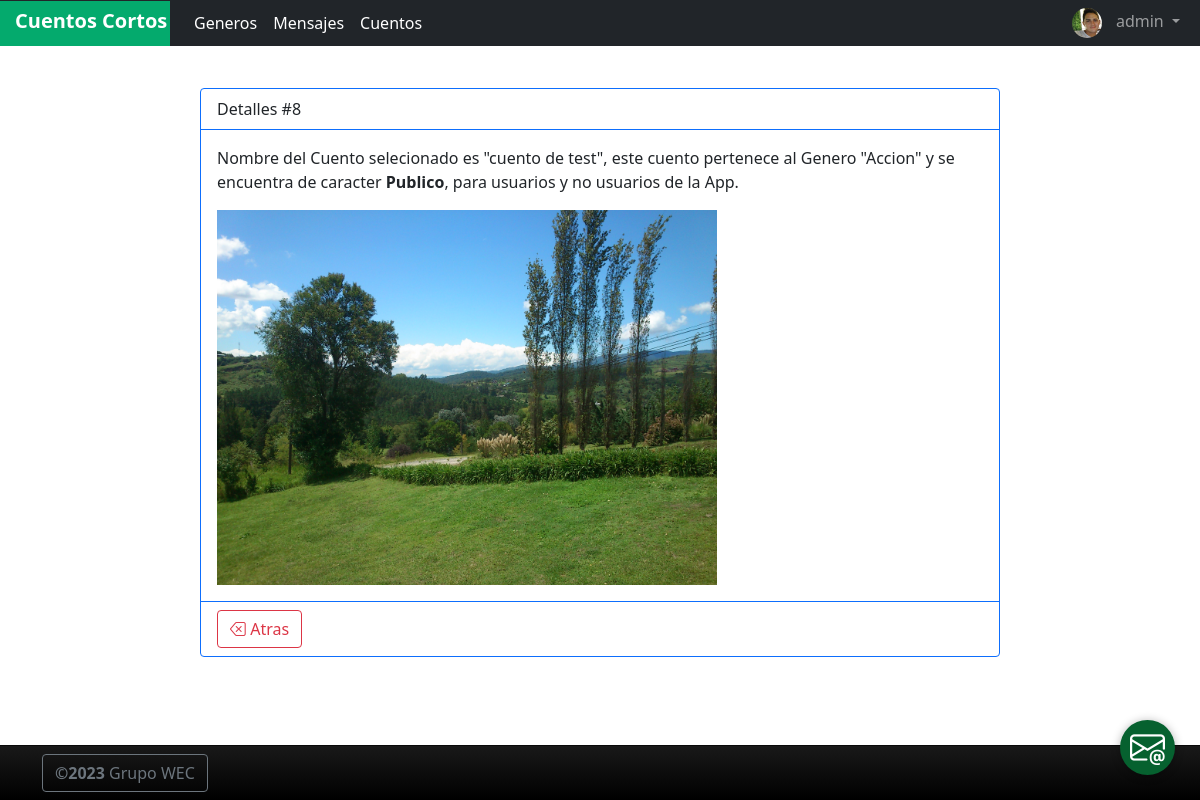
Screenshot of /stories/8/detail (signed in) with the database file from the repository.
### AppShortStories/models.py (models this page shows)
class Profile(models.Model):
    nombre = models.CharField(max_length=50)
    apellido = models.CharField(max_length=50)
    email = models.EmailField()
    telefono = models.CharField(max_length=20)
    user = models.OneToOneField(to = User,on_delete = models.CASCADE,related_name='profile')
    imagen = models.ImageField(upload_to="profiles", null=True, blank=True)

class ShortStories(models.Model):
    titulo = models.CharField(max_length=50)
    genero = models.ForeignKey(to=Genero, on_delete=models.CASCADE)
    estado = models.BooleanField()
    texto = models.CharField(max_length=200)
    imagen = models.ImageField(upload_to="cuentos", null=True, blank=True)
    creado_el = models.DateTimeField(auto_now_add= True)
    publisher = models.ForeignKey(to=User,on_delete = models.CASCADE, related_name="publisher")

class Genero(models.Model):
    descripcion = models.CharField(max_length=50)
    estado = models.BooleanField(default = False)
    creador = models.ForeignKey(to=User,on_delete = models.CASCADE, related_name="creador")
    def __str__(self):
        return self.descripcion

### AppShortStories/views.py (the view, shortened to what this page needs)
# urls.py: path('stories/<pk>/detail', ShortStoriesDetail.as_view(), name="cuento-detail"),
class ShortStoriesDetail(LoginRequiredMixin, UserPassesTestMixin, DetailView):
    model = ShortStories
    def test_func(self):
        user_id = self.request.user.id
        post_id = self.kwargs.get('pk')
        return ShortStories.objects.filter(publisher=user_id, id = post_id).exists()

### AppShortStories/templates/AppShortStories/shortstories_detail.html
{% extends "AppShortStories/index.html" %}
{% block body %}
<div class="container d-flex align-items-center justify-content-center" id="CardDetail">
    <div class="card border-primary mb-3" style="max-width: 50rem;">
        <div class="card-header bg-transparent border-primary">Detalles #{{object.id}}</div>
        <div class="card-body text-dark">
            <p class="card-text">Nombre del Cuento selecionado es "{{object.titulo}}",
                este cuento pertenece al Genero "{{object.genero}}"
                y se encuentra de caracter
                {% if object.estado %}
                <strong>Privado</strong>, solo para usuarios de la App.
                {% else %}
                <strong>Publico</strong>, para usuarios y no usuarios de la App.
                {% endif%}
            </p>
            {% if object.imagen %}
            <img src="{{ object.imagen.url }}" width="500px">
            {% endif %}
        </div>
        <div class="card-footer bg-transparent border-primary"><a href="{% url 'cuento-list'%}"
                class="btn btn-outline-danger"><i class="bi bi-backspace"></i> Atras</a></div>
    </div>
</div>
{% endblock %}

### AppShortStories/templates/AppShortStories/index.html (shortened to what this page needs)
<!DOCTYPE html>
<html lang="en">
<head>
    {% load static %}
    <link href="https://cdn.jsdelivr.net/npm/bootstrap@5.0.2/dist/css/bootstrap.min.css" rel="stylesheet">
    <link rel="stylesheet" href="https://cdn.jsdelivr.net/npm/bootstrap-icons@1.10.4/font/bootstrap-icons.css">
    <link href="{% static 'AppShortStories/css/estilo.css' %}"  rel="stylesheet"/>
</head>
<body>
  <nav class="navbar navbar-expand-lg navbar-dark bg-dark fixed-top" style="padding: 0px;">
    <div class="container-fluid" style="padding-left: 0px;">
      <a style="width: 170px; height: 45px; " class="navbar-brand" href="{% url 'inicio' %}"><strong
          style="margin-left: 15px;">Cuentos Cortos</strong></a>
      <div class="collapse navbar-collapse" id="navbarSupportedContent">
        <ul class="navbar-nav me-auto mb-2 mb-lg-0">
          {% if user.is_authenticated %}
          {% if user.id == 1 %}
          <li class="nav-item">
            <a class="nav-link active" aria-current="page" href="{% url 'genero-list' %}">Generos</a>
          </li>
          {% endif %}
          {% if user.profile.email%}
          <li class="nav-item">
            <a class="nav-link active" aria-current="page" href="{% url 'mensaje-list' %}">Mensajes</a>
          </li>
          {% endif %}
          <li class="nav-item">
            <a class="nav-link active" aria-current="page" href="{% url 'cuento-list' %}">Cuentos</a>
          </li>
          {% endif %}
        </ul>
        {% if user.is_authenticated %}
        <ul class="navbar-nav justify-content-end">
          <li class="nav-item dropdown">
            <a class="nav-link dropdown-toggle" href="#" role="button" data-bs-toggle="dropdown" aria-expanded="false">
              {% if user.profile.imagen %}
              <img src="{{ user.profile.imagen.url }}" height="100%" width="30px"
                style="border-radius: 50%; margin-right: 10px;">
              {% endif %}
              {{user.username}}
            </a>
          </li>
        </ul>
        {% endif %}
      </div>
    </div>
  </nav>
  <br>
  <br>
    {% block body %}
    {% endblock %}
    <a class="btn-wsp" href="{% url 'mensaje-send' %}"><i class="bi bi-envelope-at"></i></a>
    <br>
    <br>
  </body>
  {% if user.is_authenticated %}
  <footer id="sticky-footer" class="flex-shrink-0 py-2 bg-dark text-white-50">
    <div class="container">
      <button class="btn btn-outline-secondary" type="button" data-bs-toggle="offcanvas" data-bs-target="#offcanvasWithBackdrop" aria-controls="offcanvasWithBackdrop"><strong>&copy;2023 </strong>Grupo WEC</button>
     </div>
  </footer>
{% endif %}
</html>

### AppShortStories/static/AppShortStories/css/estilo.css (style rules this page uses)
#CardDetail { margin-top: 40px; width: auto; }
footer { height: 55px; background-color: #191919; background-image: -moz-linear-gradient(top, #191919, #000000); background-image: -o-linear-gradient(top, #191919, #000000); background-image: -webkit-gradient(linear, left top, left bottom, color-stop(0, #191919), color-stop(1, #000000)); background-image: -webkit-linear-gradient(#191919, #000000); background-image: linear-gradient(top, #191919, #000000); filter: progid:DXImageTransform.Microsoft.gradient(startColorStr='#191919', endColorStr='#000000'); border-top: 1px solid rgba(30, 30, 30, 0.3); width: 100%; position: fixed; bottom: 0; }
.btn-wsp { position:fixed; width:55px; height:55px; line-height: 55px; bottom:25px; right:25px; background:#06612f; color:#FFF; border-radius:50px; text-align:center; font-size:35px; box-shadow: 0px 1px 10px rgba(0,0,0,0.3); z-index:100; transition: all 300ms ease; }

### rows the page displays
ShortStories: id "8", titulo "cuento de test", genero "Accion", imagen (picture)

### other values shown
{{ user.username }} "admin"
